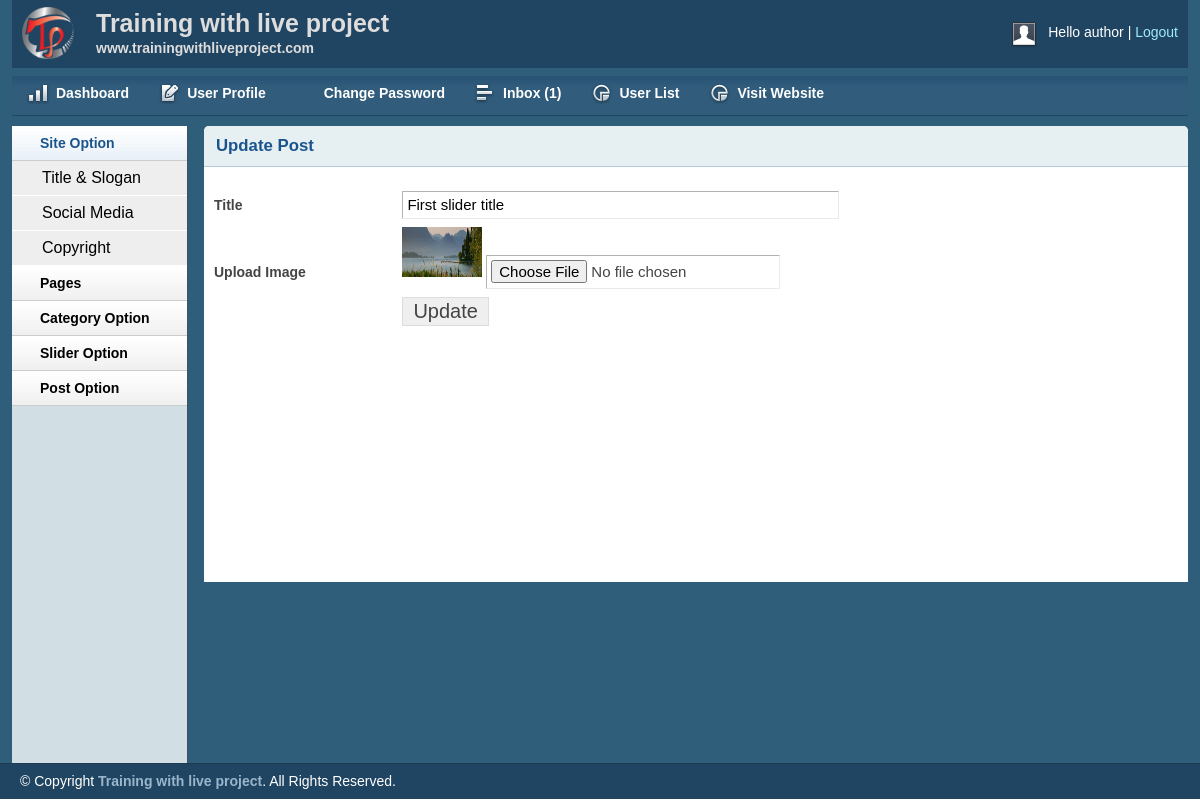
The page /admin/editslider.php?sliderid=2 (signed in) on the database its author committed.
### tables this page shows
CREATE TABLE `tbl_slider` (
  `id` int(11) NOT NULL,
  `title` varchar(255) NOT NULL,
  `image` varchar(255) NOT NULL
);

### lib/Database.php (called while the page is built, shortened)
<?php
Class Database{
	public $host   = DB_HOST;
	public $user   = DB_USER;
	public $pass   = DB_PASS;
	public $dbname = DB_NAME;
	public $link;
	private function connectDB(){
	$this->link = new mysqli($this->host, $this->user, $this->pass, $this->dbname);
 }
	public function select($query){
		$result = $this->link->query($query) or die($this->link->error.__LINE__);
		if($result->num_rows > 0){
			return $result;
		} else {
			return false;
		}
	}
}

### admin/editslider.php (the view, shortened to what this page needs)
<?php include'inc/header.php' ?>
<?php include'inc/sidebar.php' ?>
<?php
    if (!isset($_GET['sliderid'])||$_GET['sliderid'] == NULL) {
        echo "<script>window.location = 'sliderlist.php';</script>";
    }else{
        $sliderid = $_GET['sliderid'];
    }
?>
<div class="grid_10">
    <div class="box round first grid">
        <h2>Update Post</h2>
        <div class="block">
        <?php
            $query = "select * from tbl_slider where id='$sliderid' order by id desc";
            $getslider=$db->select($query);
                while ($result = $getslider->fetch_assoc()) { ?>
         <form action="" method="post" enctype="multipart/form-data">
            <table class="form">
                <tr>
                    <td>
                        <label>Title</label>
                    </td>
                    <td>
                        <input type="text" name="title" value="<?php echo $result['title']; ?>" class="medium" />
                    </td>
                </tr>
                <tr>
                    <td>
                        <label>Upload Image</label>
                    </td>
                    <td>
                        <img src="<?php echo $result['image']; ?>" height="50px" width="80px" >
                        <input type="file" name="image" />
                    </td>
                </tr>
				<tr>
                    <td></td>
                    <td>
                        <input type="submit" name="submit" Value="Update" />
                    </td>
                </tr>
            </table>
            </form>
        <?php }  ?>
        </div>
    </div>
</div>
<?php include'inc/footer.php'?>

### admin/css/layout.css (style rules this page uses)
body { background: #fff none repeat scroll 0 0; color: #444; font-size: 14px; padding: 0; }
h1, h2, h3, h4, h5, h6 { line-height:1.2em; margin-bottom:.3em; }
h2 { margin-top:1em; }
.box { background:#fff; margin-bottom:20px; padding:10px 10px 10px 10px; margin-left:-8px; }
.box.grid { padding-bottom:40px; }
.box.round { -moz-border-radius: 5px 5px 0px 0px; -webkit-border-radius: 5px 5px 0px 0px; border-radius: 5px 5px 0px 0px; }
.box h2 { font-size:1.2em; font-weight:bold; color:#1B548D; background:#E6F0F3; margin:-10px -10px 0 -10px; padding:10px 12px; border-bottom:1px solid #B3CBD6; -moz-border-radius: 5px 5px 0px 0px; -webkit-border-radius: 5px 5px 0px 0px; border-radius: 5px 5px 0px 0px; }
.box.first { min-height: 406px; }
.block { padding-top:20px; }
table.form { width:100%; }
table.form td { padding:4px 0px; }
table.form label { font-weight:bold; }
table.form input, table.form select { font-size: 15px; padding: 4px 4px 5px 4px; border-top: 1px solid #b3b3b3; border-left: 1px solid #b3b3b3; border-right: 1px solid #eaeaea; border-bottom: 1px solid #eaeaea; }
table.form input[type="submit"] { border: 1px solid #ddd; color: #444; cursor: pointer; font-size: 20px; padding: 2px 10px; }
input.medium { width: 55%; }
.block { padding-bottom:1px; }

### rows shown on the page
tbl_slider: title "First slider title", image (picture)

### other values the page prints
Session::get('username') "author"
$count "1"
